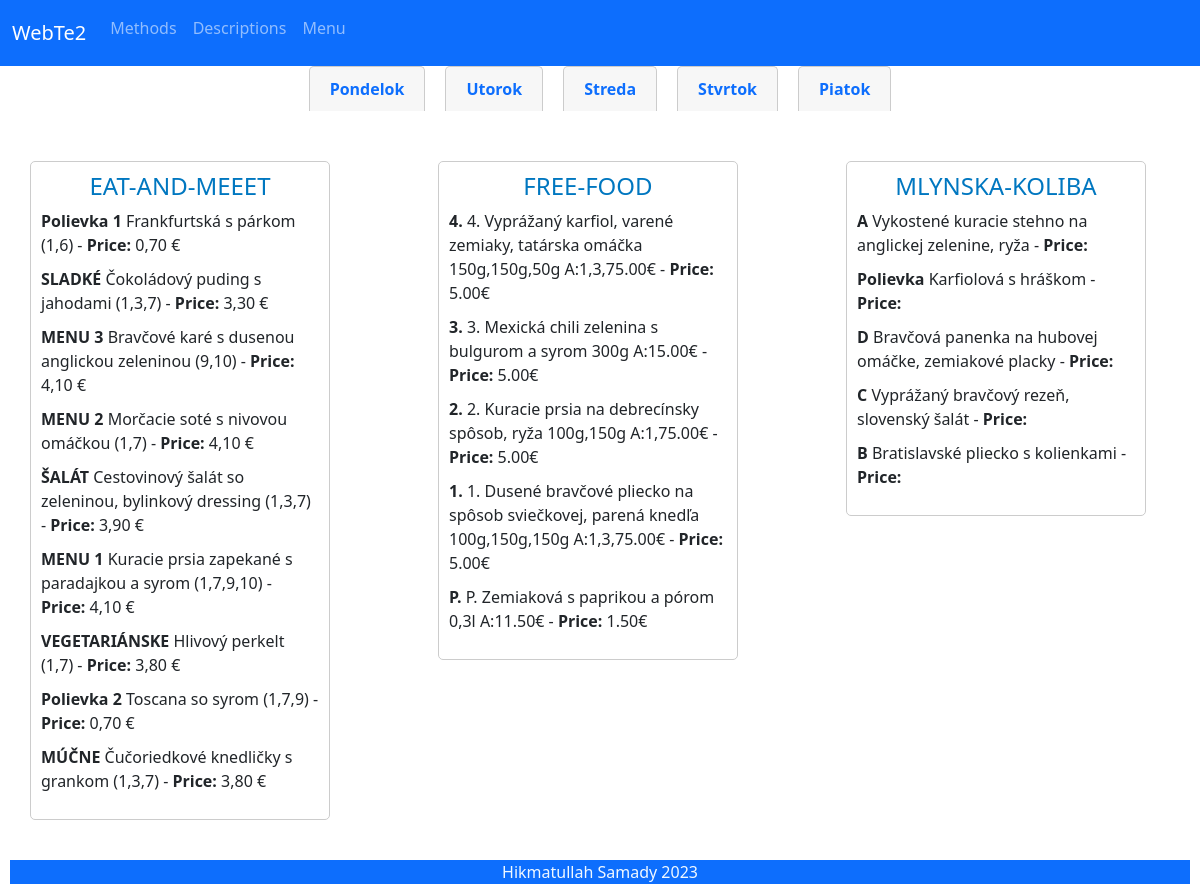
/client/index.php, run on the app's committed database.
### tables this page shows
CREATE TABLE `menu` (
  `id` int NOT NULL,
  `restaurant_id` int NOT NULL,
  `price` varchar(25) DEFAULT NULL,
  `type` varchar(255) NOT NULL,
  `dish` varchar(255) NOT NULL,
  `day` varchar(25) NOT NULL
);

### client/index.php (the view, shortened to what this page needs)
<!DOCTYPE html>
<html lang="en">
<head>
    <link href="https://cdn.jsdelivr.net/npm/bootstrap@5.0.2/dist/css/bootstrap.min.css" rel="stylesheet">
</head>
<body>
    <?php include './components/header.php' ?>
    <div class="">
        <?php
        $database = new Database();
        $conn = $database->getConnection();
        $selected_day = isset($_GET['day']) ? $_GET['day'] : 'pondelok';
        $sql = "SELECT * , restaurant.name as resName FROM menu left join restaurant on menu.restaurant_id = restaurant.id WHERE menu.day='$selected_day' ORDER BY resName ASC";
        $result = mysqli_query($conn, $sql);
        $menus = array();
        while ($row = mysqli_fetch_assoc($result)) {
            if (!isset($menus[$row['resName']])) {
                $menus[$row['resName']] = array();
            }
            array_push($menus[$row['resName']], array('dish' => $row['dish'], 'type' => $row['type'], 'price' => $row['price']));
        }
        $weekdays = array('Pondelok', 'Utorok', 'Streda', 'Stvrtok', 'Piatok');
        echo '<div class="tabs">';
        foreach ($weekdays as $day) {
            $class = ($day == $selected_day) ? 'active' : '';
            echo "<a href=\"?day=$day\" class=\"tab $class\">$day</a>";
        }
        echo '</div>';
        echo '<div class="row">';
        foreach ($menus as $restaurant => $menu) {
            echo '<div class="col">';
            echo '<div class="restaurant-container">';
            echo "<h3 class='head'>" . strtoupper($restaurant) . "</h3>";
            echo '<ul>';
            foreach ($menu as $item) {
                echo "<li><strong>{$item['type']}</strong> {$item['dish']} - <strong>Price:</strong> {$item['price']}</li>";
            }
            echo '</ul>';
            echo '</div>';
            echo '</div>';
        }
        echo '</div>';
        ?>
    </div>
    <?php include './components/footer.php' ?>
</body>
</html>

### client/components/header.php (shortened to what this page needs)
<header class="responsive">
    <nav class="navbar navbar-expand-lg navbar-dark bg-primary">
        <div class="container-fluid">
            <a class="navbar-brand" href="index.php">WebTe2</a>
            <div class="collapse navbar-collapse" id="navbarNav">
                <ul class="navbar-nav">
                    <li class="nav-item">
                        <a class="nav-link" href="methods.php">Methods</a>
                    </li>
                    <li class="nav-item">
                        <a class="nav-link" href="descriptions.php">Descriptions</a>
                    </li>
                    <li class="nav-item">
                        <a class="nav-link" href="index.php">Menu</a>
                    </li>
                </ul>
            </div>
        </div>
    </nav>
</header>

### client/components/footer.php (shortened to what this page needs)
<footer class="responsive bg-primary" style="text-align: center; color:aliceblue; margin:10px;">
    Hikmatullah Samady 2023
</footer>

### client/index.php (style rules this page uses)
.head { text-align: center; margin: 10; color: blue; }
.tabs { display: flex; justify-content: center; margin-bottom: 20px; }
.tab { padding: 10px 20px; margin: 0 10px; border: 1px solid #ccc; border-bottom: none; border-radius: 5px 5px 0 0; background-color: #f7f7f7; font-weight: bold; text-decoration: none; }
ul { list-style: none; padding-left: 0; }
li { margin-bottom: 10px; }
.restaurant-container { width: 300px; margin: 10px; padding: 10px; border: 1px solid #ccc; border-radius: 5px; display: inline-block; }
.restaurant-container h3.head { font-size: 24px; color: #0077c0; }
.row { display: flex; flex-wrap: wrap; justify-content: center; }
.col { flex-basis: calc(100% / 3 - 40px); margin: 20px; }

### data on the page
menu: type "Polievka 1", dish "Frankfurtská s párkom (1,6)", price "0,70 €"
menu: type "SLADKÉ", dish "Čokoládový puding s jahodami (1,3,7)", price "3,30 €"
menu: type "MENU 3", dish "Bravčové karé s dusenou anglickou zeleninou (9,10)", price "4,10 €"
menu: type "MENU 2", dish "Morčacie soté s nivovou omáčkou (1,7)", price "4,10 €"
menu: type "ŠALÁT", dish "Cestovinový šalát so zeleninou, bylinkový dressing (1,3,7)", price "3,90 €"
menu: type "MENU 1", dish "Kuracie prsia zapekané s paradajkou a syrom (1,7,9,10)", price "4,10 €"
menu: type "VEGETARIÁNSKE", dish "Hlivový perkelt (1,7)", price "3,80 €"
menu: type "Polievka 2", dish "Toscana so syrom (1,7,9)", price "0,70 €"
menu: type "MÚČNE", dish "Čučoriedkové knedličky s grankom (1,3,7)", price "3,80 €"
menu: type "4.", dish "4. Vyprážaný karfiol, varené zemiaky, tatárska omáčka 150g,150g,50g A:1,3,75.00€", price "5.00€"
menu: type "3.", dish "3. Mexická chili zelenina s bulgurom a syrom 300g A:15.00€", price "5.00€"
menu: type "2.", dish "2. Kuracie prsia na debrecínsky spôsob, ryža 100g,150g A:1,75.00€", price "5.00€"
menu: type "1.", dish "1. Dusené bravčové pliecko na spôsob sviečkovej, parená knedľa 100g,150g,150g A:1,3,75.00€", price "5.00€"
menu: type "P.", dish "P. Zemiaková s paprikou a pórom 0,3l A:11.50€", price "1.50€"
menu: type "A", dish "Vykostené kuracie stehno na anglickej zelenine, ryža"
menu: type "Polievka", dish "Karfiolová s hráškom"
menu: type "D", dish "Bravčová panenka na hubovej omáčke, zemiakové placky"
menu: type "C", dish "Vyprážaný bravčový rezeň, slovenský šalát"
menu: type "B", dish "Bratislavské pliecko s kolienkami"

### other printed values
$day "Pondelok"
$day "Utorok"
$day "Streda"
$day "Stvrtok"
$day "Piatok"
$restaurant "EAT-AND-MEEET"
$restaurant "FREE-FOOD"
$restaurant "MLYNSKA-KOLIBA"
